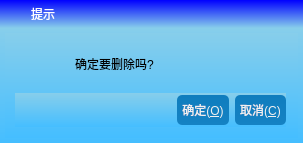
<?xml version="1.0" encoding="UTF-8"?>
<ui version="4.0">
 <class>frmMessageBox</class>
 <widget class="QDialog" name="frmMessageBox">
  <property name="geometry">
   <rect>
    <x>0</x>
    <y>0</y>
    <width>303</width>
    <height>143</height>
   </rect>
  </property>
  <property name="minimumSize">
   <size>
    <width>303</width>
    <height>143</height>
   </size>
  </property>
  <property name="maximumSize">
   <size>
    <width>303</width>
    <height>143</height>
   </size>
  </property>
  <property name="windowTitle">
   <string>提示</string>
  </property>
  <property name="styleSheet">
   <string notr="true">border:0px;</string>
  </property>
  <layout class="QVBoxLayout" name="verticalLayout">
   <property name="spacing">
    <number>0</number>
   </property>
   <property name="leftMargin">
    <number>0</number>
   </property>
   <property name="topMargin">
    <number>0</number>
   </property>
   <property name="rightMargin">
    <number>0</number>
   </property>
   <property name="bottomMargin">
    <number>0</number>
   </property>
   <item>
    <widget class="QWidget" name="widget_title" native="true">
     <property name="sizePolicy">
      <sizepolicy hsizetype="Preferred" vsizetype="Fixed">
       <horstretch>0</horstretch>
       <verstretch>0</verstretch>
      </sizepolicy>
     </property>
     <property name="minimumSize">
      <size>
       <width>100</width>
       <height>28</height>
      </size>
     </property>
     <property name="styleSheet">
      <string notr="true">
background-color: rgba(32, 121, 255,255);
background-color: qlineargradient(spread:pad, x1:0, y1:0, x2:0, y2:1, stop:0 blue, stop:1 skyblue);
color:white;
border-radius:0px;
</string>
     </property>
     <layout class="QHBoxLayout" name="horizontalLayout_2">
      <property name="spacing">
       <number>0</number>
      </property>
      <property name="leftMargin">
       <number>0</number>
      </property>
      <property name="topMargin">
       <number>0</number>
      </property>
      <property name="rightMargin">
       <number>0</number>
      </property>
      <property name="bottomMargin">
       <number>0</number>
      </property>
      <item>
       <widget class="QLabel" name="lab_Ico">
        <property name="sizePolicy">
         <sizepolicy hsizetype="Minimum" vsizetype="Preferred">
          <horstretch>0</horstretch>
          <verstretch>0</verstretch>
         </sizepolicy>
        </property>
        <property name="minimumSize">
         <size>
          <width>31</width>
          <height>0</height>
         </size>
        </property>
        <property name="text">
         <string/>
        </property>
        <property name="alignment">
         <set>Qt::AlignCenter</set>
        </property>
       </widget>
      </item>
      <item>
       <widget class="QLabel" name="lab_Title">
        <property name="sizePolicy">
         <sizepolicy hsizetype="Expanding" vsizetype="Preferred">
          <horstretch>0</horstretch>
          <verstretch>0</verstretch>
         </sizepolicy>
        </property>
        <property name="styleSheet">
         <string notr="true">font: 10pt &quot;微软雅黑&quot;;
QLabel#lab_Ico,QLabel#lab_Title{
	border-radius:0px;
	color: #F0F0F0;
	background-color:rgba(0,0,0,0);
	border-style:none;
}
QWidget#widget_title{
	background: qlineargradient(spread:pad, x1:0, y1:0, x2:0, y2:1, stop:0 #0F7DBE, stop:1 #1582C3);
}
</string>
        </property>
        <property name="text">
         <string>提示</string>
        </property>
        <property name="alignment">
         <set>Qt::AlignLeading|Qt::AlignLeft|Qt::AlignVCenter</set>
        </property>
       </widget>
      </item>
      <item>
       <widget class="QWidget" name="widget_menu" native="true">
        <property name="sizePolicy">
         <sizepolicy hsizetype="Minimum" vsizetype="Preferred">
          <horstretch>0</horstretch>
          <verstretch>0</verstretch>
         </sizepolicy>
        </property>
        <layout class="QHBoxLayout" name="horizontalLayout">
         <property name="spacing">
          <number>0</number>
         </property>
         <property name="leftMargin">
          <number>0</number>
         </property>
         <property name="topMargin">
          <number>0</number>
         </property>
         <property name="rightMargin">
          <number>0</number>
         </property>
         <property name="bottomMargin">
          <number>0</number>
         </property>
         <item>
          <widget class="QPushButton" name="btnMenu_Close">
           <property name="sizePolicy">
            <sizepolicy hsizetype="Minimum" vsizetype="Expanding">
             <horstretch>0</horstretch>
             <verstretch>0</verstretch>
            </sizepolicy>
           </property>
           <property name="minimumSize">
            <size>
             <width>40</width>
             <height>0</height>
            </size>
           </property>
           <property name="cursor">
            <cursorShape>ArrowCursor</cursorShape>
           </property>
           <property name="focusPolicy">
            <enum>Qt::NoFocus</enum>
           </property>
           <property name="toolTip">
            <string>关闭</string>
           </property>
           <property name="styleSheet">
            <string notr="true">QPushButton{
	border-radius:0px;
	color: #F0F0F0;
	background-color:rgba(0,0,0,0);
	border-style:none;
}
QPushButton#btnMenu_Close:hover{
	background-color: qlineargradient(spread:pad, x1:0, y1:1, x2:0, y2:0, stop:0 rgba(238, 0, 0, 128), stop:1 rgba(238, 44, 44, 255));
}</string>
           </property>
           <property name="text">
            <string/>
           </property>
           <property name="flat">
            <bool>true</bool>
           </property>
          </widget>
         </item>
        </layout>
       </widget>
      </item>
     </layout>
    </widget>
   </item>
   <item>
    <widget class="QWidget" name="widget_main" native="true">
     <property name="styleSheet">
      <string notr="true">font: 11pt &quot;微软雅黑&quot;;
background-color:skyblue;
background-color: qlineargradient(spread:pad, x1:0, y1:0, x2:0, y2:1, stop:0 skyblue, stop:1 rgb(69, 190, 255));
border-radius:0px;</string>
     </property>
     <layout class="QVBoxLayout" name="verticalLayout_2">
      <property name="spacing">
       <number>5</number>
      </property>
      <property name="leftMargin">
       <number>5</number>
      </property>
      <property name="topMargin">
       <number>5</number>
      </property>
      <property name="rightMargin">
       <number>5</number>
      </property>
      <property name="bottomMargin">
       <number>5</number>
      </property>
      <item>
       <widget class="QGroupBox" name="groupBox">
        <property name="title">
         <string/>
        </property>
        <widget class="QLabel" name="labIcoMain">
         <property name="geometry">
          <rect>
           <x>10</x>
           <y>10</y>
           <width>45</width>
           <height>45</height>
          </rect>
         </property>
         <property name="styleSheet">
          <string notr="true">border-image: url(:/image/info.png);
background-color: rgba(255, 255, 255,0);</string>
         </property>
         <property name="text">
          <string/>
         </property>
        </widget>
        <widget class="QLabel" name="labInfo">
         <property name="geometry">
          <rect>
           <x>70</x>
           <y>10</y>
           <width>211</width>
           <height>41</height>
          </rect>
         </property>
         <property name="styleSheet">
          <string notr="true">background-color: rgba(255, 255, 255,0);</string>
         </property>
         <property name="text">
          <string>确定要删除吗?</string>
         </property>
         <property name="scaledContents">
          <bool>false</bool>
         </property>
         <property name="wordWrap">
          <bool>true</bool>
         </property>
        </widget>
        <widget class="QWidget" name="layoutWidget">
         <property name="geometry">
          <rect>
           <x>10</x>
           <y>60</y>
           <width>271</width>
           <height>34</height>
          </rect>
         </property>
         <layout class="QHBoxLayout" name="horizontalLayout_3">
          <item>
           <spacer name="horizontalSpacer">
            <property name="orientation">
             <enum>Qt::Horizontal</enum>
            </property>
            <property name="sizeHint" stdset="0">
             <size>
              <width>40</width>
              <height>20</height>
             </size>
            </property>
           </spacer>
          </item>
          <item>
           <widget class="QPushButton" name="btnOk">
            <property name="cursor">
             <cursorShape>PointingHandCursor</cursorShape>
            </property>
            <property name="focusPolicy">
             <enum>Qt::NoFocus</enum>
            </property>
            <property name="styleSheet">
             <string notr="true">.QPushButton{
	border-style: none;
	border: 0px;
	color: #F0F0F0;
	padding: 5px;	
	min-height: 20px;
	border-radius:5px;
	background: qlineargradient(spread:pad, x1:0, y1:0, x2:0, y2:1, stop:0 #0F7DBE, stop:1 #1582C3); 
}

.QPushButton[focusPolicy=&quot;0&quot;] {
	border-style: none;
	border: 0px;
	color: #F0F0F0;
	padding: 0px;	
	min-height: 10px;
	border-radius:3px;
	background: qlineargradient(spread:pad, x1:0, y1:0, x2:0, y2:1, stop:0 #0F7DBE, stop:1 #1582C3); 
}

.QPushButton:hover{ 
	background: qlineargradient(spread:pad, x1:0, y1:0, x2:0, y2:1, stop:0 #50A3F0, stop:1 #489CEA);
}

.QPushButton:pressed{ 
	background: qlineargradient(spread:pad, x1:0, y1:0, x2:0, y2:1, stop:0 #0F7DBE, stop:1 #1582C3);
}</string>
            </property>
            <property name="text">
             <string>确定(&amp;O)</string>
            </property>
            <property name="icon">
             <iconset>
              <normaloff>:/image/update.png</normaloff>:/image/update.png</iconset>
            </property>
            <property name="iconSize">
             <size>
              <width>20</width>
              <height>20</height>
             </size>
            </property>
           </widget>
          </item>
          <item>
           <widget class="QPushButton" name="btnCancel">
            <property name="cursor">
             <cursorShape>PointingHandCursor</cursorShape>
            </property>
            <property name="focusPolicy">
             <enum>Qt::NoFocus</enum>
            </property>
            <property name="styleSheet">
             <string notr="true">.QPushButton{
	border-style: none;
	border: 0px;
	color: #F0F0F0;
	padding: 5px;	
	min-height: 20px;
	border-radius:5px;
	background: qlineargradient(spread:pad, x1:0, y1:0, x2:0, y2:1, stop:0 #0F7DBE, stop:1 #1582C3); 
}

.QPushButton[focusPolicy=&quot;0&quot;] {
	border-style: none;
	border: 0px;
	color: #F0F0F0;
	padding: 0px;	
	min-height: 10px;
	border-radius:3px;
	background: qlineargradient(spread:pad, x1:0, y1:0, x2:0, y2:1, stop:0 #0F7DBE, stop:1 #1582C3); 
}

.QPushButton:hover{ 
	background: qlineargradient(spread:pad, x1:0, y1:0, x2:0, y2:1, stop:0 #50A3F0, stop:1 #489CEA);
}

.QPushButton:pressed{ 
	background: qlineargradient(spread:pad, x1:0, y1:0, x2:0, y2:1, stop:0 #0F7DBE, stop:1 #1582C3);
}</string>
            </property>
            <property name="text">
             <string>取消(&amp;C)</string>
            </property>
            <property name="icon">
             <iconset>
              <normaloff>:/image/close.png</normaloff>:/image/close.png</iconset>
            </property>
            <property name="iconSize">
             <size>
              <width>20</width>
              <height>20</height>
             </size>
            </property>
           </widget>
          </item>
         </layout>
        </widget>
       </widget>
      </item>
     </layout>
    </widget>
   </item>
  </layout>
 </widget>
 <resources/>
 <connections/>
</ui>
